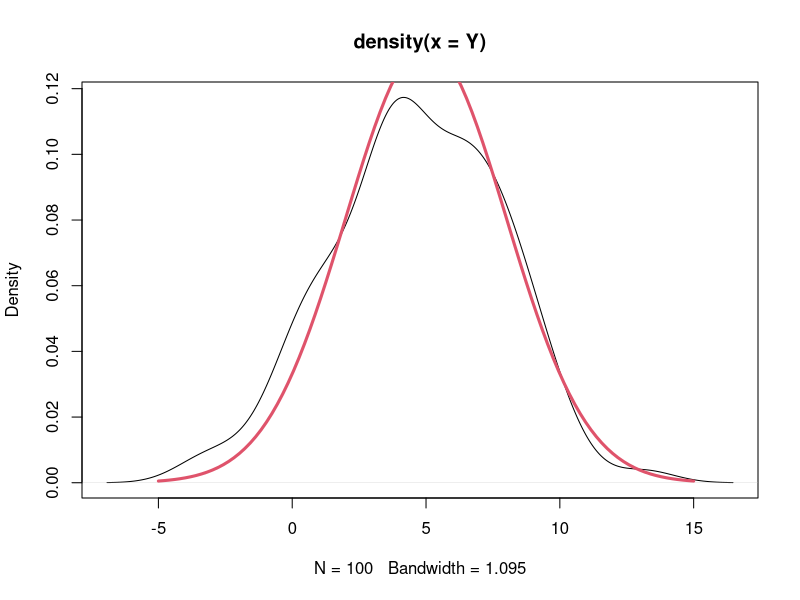
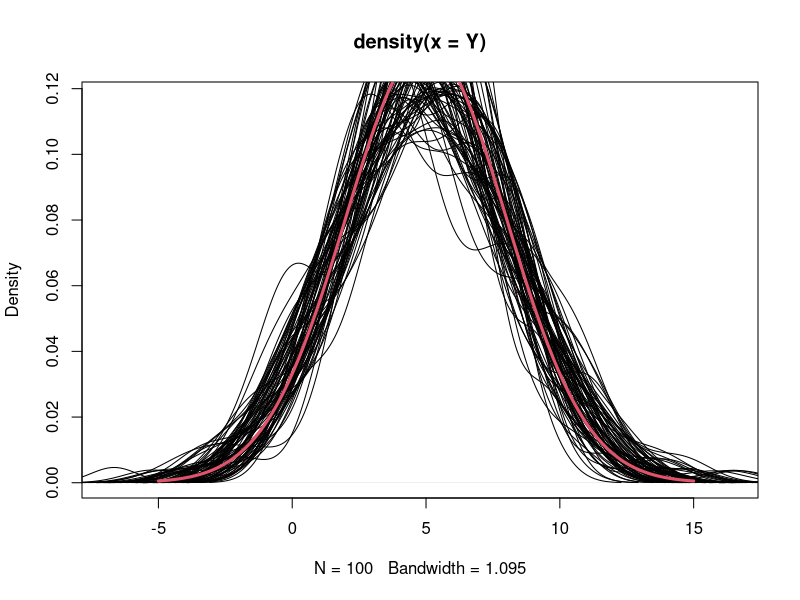
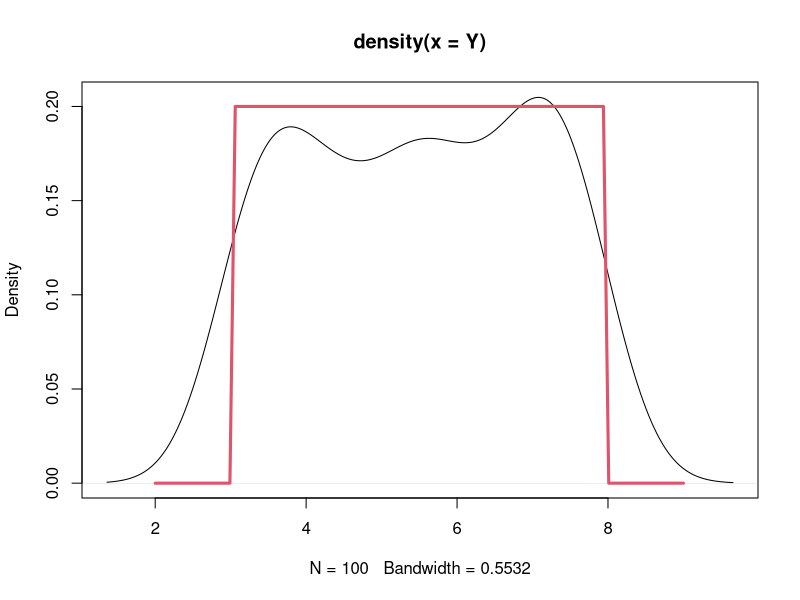
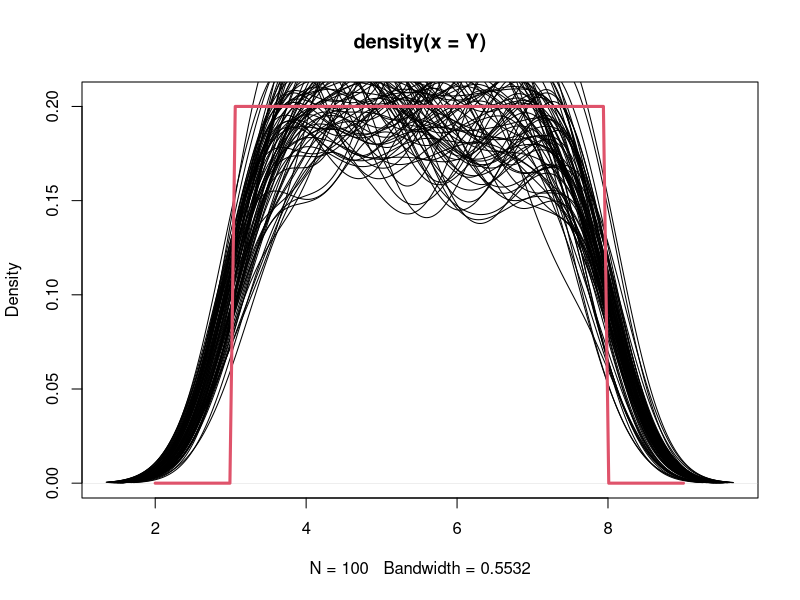
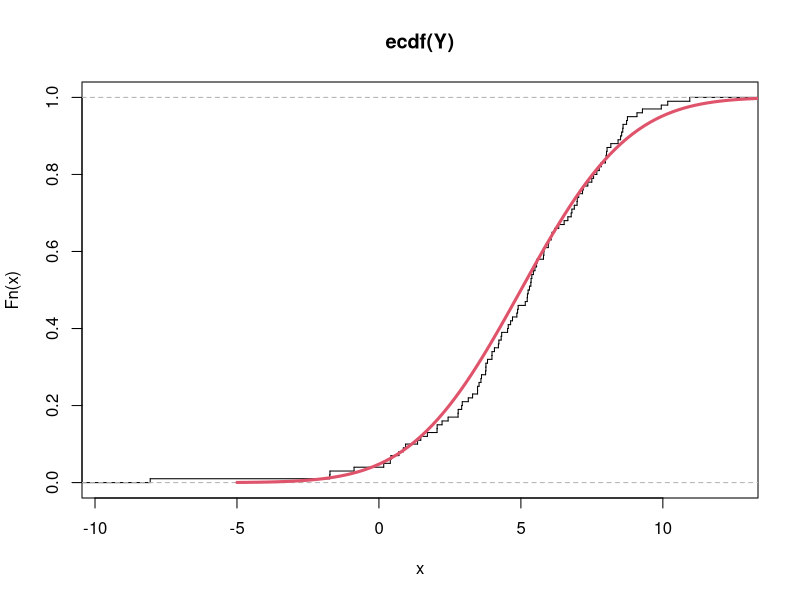
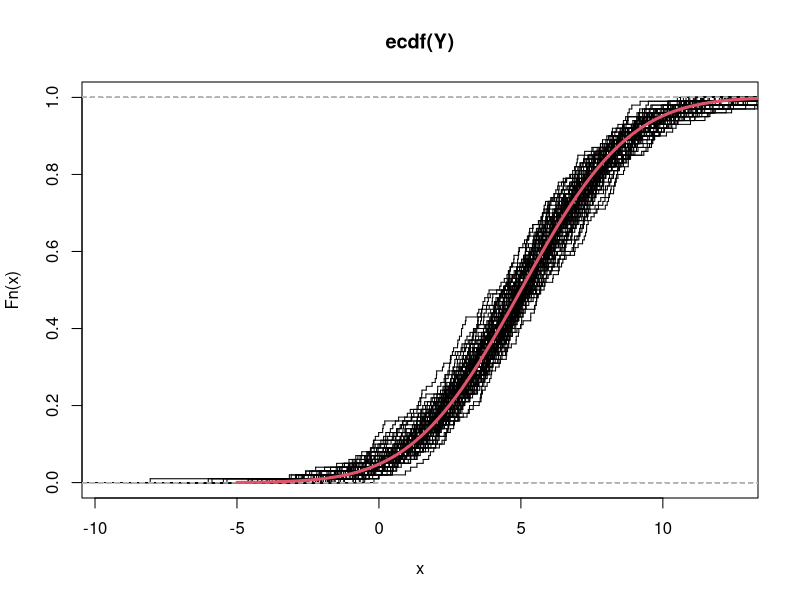
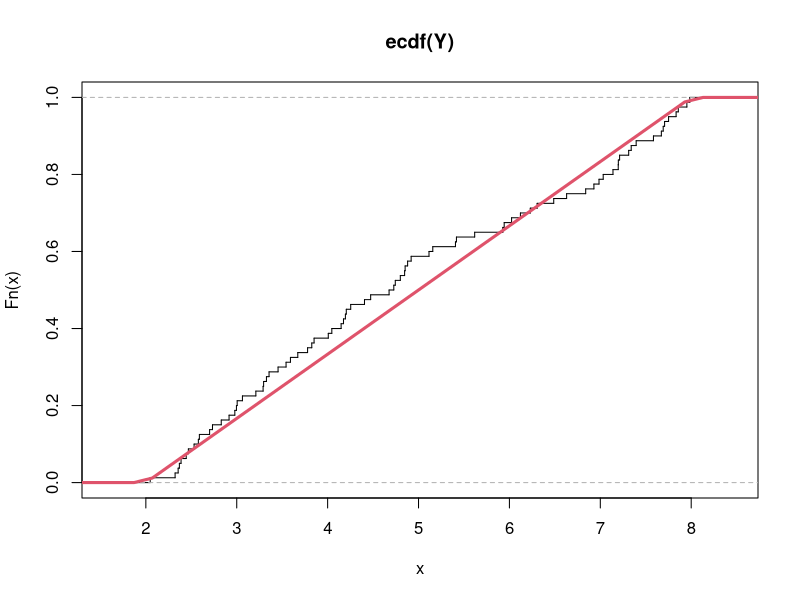
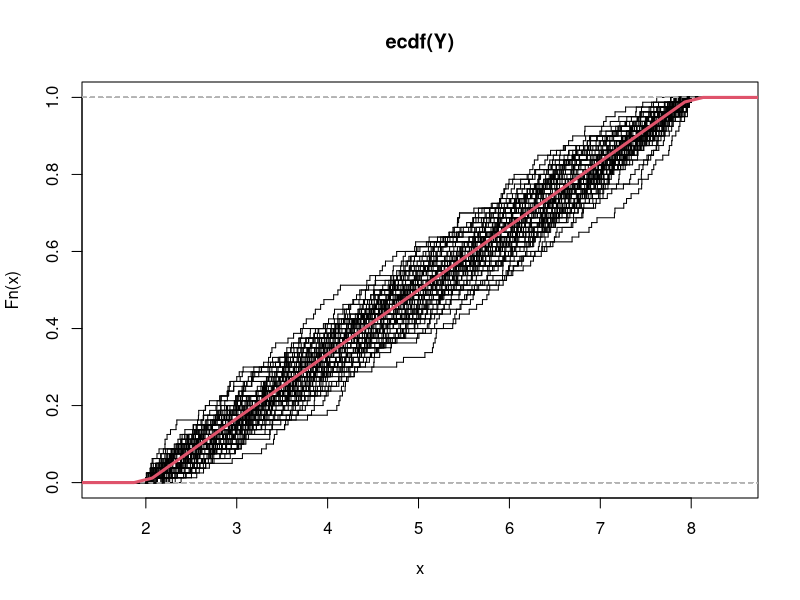

Recreate these plots in R, in order.



# Establecer el sesgo de un estimador usando datos simulados. Hace --------




# Paquetes ----------------------------------------------------------------

library("dplyr")


# Kernel ------------------------------------------------------------------


# Distribución normal -----------------------------------------------------

tamano_muestral <- 100
media <- 5
desv <- 3
iteraciones <- 75

x <- seq(-5, 15, length.out = 100)

Y <- rnorm(tamano_muestral, media, desv)

estimador_kernel <- density(Y)

plot(estimador_kernel)
lines(x = x, y = dnorm(x, media, desv), col = 2, lwd = 3)



plot(estimador_kernel)
for(i in 1:iteraciones){
  Y <- rnorm(tamano_muestral, media, desv)
  
  estimador_kernel <- density(Y)
  
  lines(estimador_kernel)
  
}
lines(x = x, y = dnorm(x, media, desv), col = 2, lwd = 3)




# Distribución uniforme ---------------------------------------------------


tamano_muestral <- 100
a <- 3
b <- 8
iteraciones <- 75

x <- seq(2, 9, length.out = 100)

Y <- runif(tamano_muestral, a, b)

estimador_kernel <- density(Y)

plot(estimador_kernel)
lines(x = x, y = dunif(x, a, b), col = 2, lwd = 3)



plot(estimador_kernel)
for(i in 1:iteraciones){
  Y <- runif(tamano_muestral, a, b)
  
  estimador_kernel <- density(Y)
  
  lines(estimador_kernel)
  
}
lines(x = x, y = dunif(x, a, b), col = 2, lwd = 3)



# ECDF --------------------------------------------------------------------

# distribución normal -----------------------------------------------------


tamano_muestral <- 100
media <- 5
desv <- 3
iteraciones <- 75

x <- seq(-5, 15, length.out = 100)

Y <- rnorm(tamano_muestral, media, desv)

estimador_ecdf <- ecdf(Y)

plot(estimador_ecdf, pch = "", verticals = TRUE)
lines(x = x, y = pnorm(x, media, desv), col = 2, lwd = 3)



plot(estimador_ecdf, pch = "", verticals = TRUE)
for(i in 1:iteraciones){
  Y <- rnorm(tamano_muestral, media, desv)
  
  estimador_ecdf <- ecdf(Y)
  
  lines(estimador_ecdf, pch = "", verticals = TRUE)
  
}
lines(x = x, y = pnorm(x, media, desv), col = 2, lwd = 3)



# Distribución uniforme ---------------------------------------------------

tamano_muestral <- 80
a <- 2
b <- 8
iteraciones <- 75

x <- seq(-5, 15, length.out = 100)

Y <- runif(tamano_muestral, a, b)

estimador_ecdf <- ecdf(Y)

plot(estimador_ecdf, pch = "", verticals = TRUE)
lines(x = x, y = punif(x, a, b), col = 2, lwd = 3)



plot(estimador_ecdf, pch = "", verticals = TRUE)
for(i in 1:iteraciones){
  Y <- runif(tamano_muestral, a, b)
  
  estimador_ecdf <- ecdf(Y)
  
  lines(estimador_ecdf, pch = "", verticals = TRUE)
  
}
lines(x = x, y = punif(x, a, b), col = 2, lwd = 3)



# Regresión lineal --------------------------------------------------------


iteraciones <- 100
tamano_muestral <- 3000
beta_0 <- 1
beta_1 <- -0.3


x <- seq(-3, 3, length.out = tamano_muestral)

genera_y <- function(x, beta_0, beta_1){
  beta_1*x + beta_0 + rnorm(length(x), 0, 0.5)
}

y <- genera_y(x, beta_0, beta_1)

modelo_lineal <- lm(y~x)

plot(x, y)
lines(x, modelo_lineal$fitted.values, type = "l")


plot(x, modelo_lineal$fitted.values, type = "l")

for(i in seq_len(iteraciones)){
  y <- genera_y(x, beta_0, beta_1)
  
  modelo_lineal <- lm(y~x)
  
  lines(x, modelo_lineal$fitted.values)
  
}
abline(beta_0, beta_1, col = 2, lwd = 3)



# Red neuronal ------------------------------------------------------------
iteraciones <- 100
tamano_muestral <- 1000

library("nnet")

genera_y <- function(x, beta_0, beta_1){
  cos(x) + rnorm(length(x), 0, 0.5)
  # beta_1*x + beta_0 + rnorm(length(x), 0, 0.5)
}


X <- seq(0, 3*pi, length.out = tamano_muestral)
Y <- genera_y(X)

plot(Y~X)
lines(cos(X) ~ X, col = 2, lwd = 3)


red_neuronal <- nnet(X, Y, size = 8, linout = TRUE)

YY <- predict(red_neuronal)
lines(YY ~ X, col = 4)

for(i in seq_len(iteraciones)){
  
  red_neuronal <- nnet(X, Y, size = 8, linout = TRUE)
  
  YY <- predict(red_neuronal)
  lines(YY ~ X, col = 4)
  
}

lines(cos(X) ~ X, col = 2, lwd = 3)


